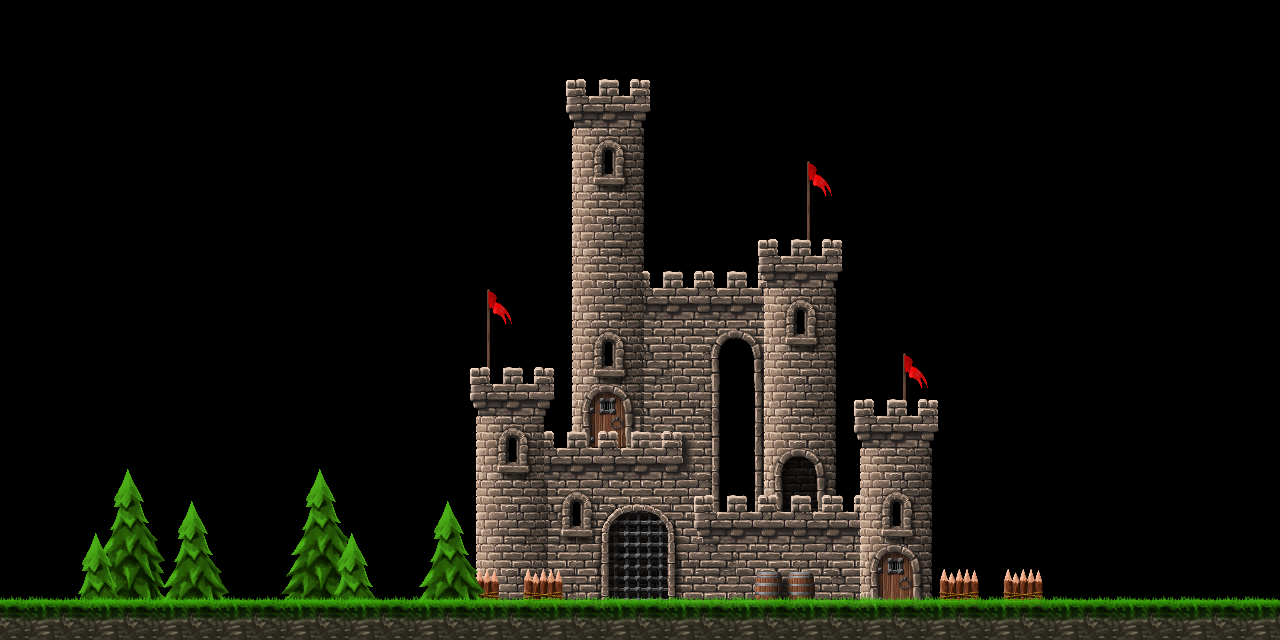

This is a level from a 2D game, rendered from its Tiled map with the project's own tilesets. A one-line summary and the map file follow, with tile-layer data summarised:
An orthogonal 40x20 tile map with 32x32 px tiles, 9 tile layers (castle4, castle3, castle2, castle1, ...), 2 hidden layers not drawn, 2 tilesets.

<map version="1.0" orientation="orthogonal" renderorder="left-up" width="40" height="20" tilewidth="32" tileheight="32" nextobjectid="1">
 <tileset firstgid="1" name="castle" tilewidth="32" tileheight="32" tilecount="200" columns="20">
  <image source="../../assets/drawable-hhdpi/castle.png" width="640" height="320" />
 </tileset>
 <tileset firstgid="201" name="coliders" tilewidth="32" tileheight="32" tilecount="2" columns="2">
  <image source="coliders.png" width="64" height="32" />
 </tileset>
 <layer name="castle4" width="40" height="20">
  <data>[800 cells, 14 non-empty, 9 distinct tile ids]</data>
 </layer>
 <layer name="castle3" width="40" height="20">
  <data>[800 cells, 85 non-empty, 24 distinct tile ids]</data>
 </layer>
 <layer name="castle2" width="40" height="20">
  <data>[800 cells, 19 non-empty, 13 distinct tile ids]</data>
 </layer>
 <layer name="castle1" width="40" height="20">
  <data>[800 cells, 136 non-empty, 21 distinct tile ids]</data>
 </layer>
 <layer name="castle0" width="40" height="20">
  <data>[800 cells, 27 non-empty, 23 distinct tile ids]</data>
 </layer>
 <layer name="castle-1" width="40" height="20">
  <data>[800 cells, 46 non-empty, 14 distinct tile ids]</data>
 </layer>
 <layer name="Capa de patrones 3" width="40" height="20">
  <data>[800 cells, 28 non-empty, 14 distinct tile ids]</data>
 </layer>
 <layer name="Capa de patrones 2" width="40" height="20">
  <data>[800 cells, 32 non-empty, 10 distinct tile ids]</data>
 </layer>
 <layer name="Capa de Patrones 1" width="40" height="20" opacity="0.9">
  <data>[800 cells, 80 non-empty, 4 distinct tile ids]</data>
 </layer>
 <layer name="coliders" width="40" height="20" visible="0">
  <data>[800 cells, 55 non-empty, 1 distinct tile ids]</data>
 </layer>
 <layer name="colider_no_up" width="40" height="20" visible="0">
  <data>[800 cells, 19 non-empty, 1 distinct tile ids]</data>
 </layer>
</map>
